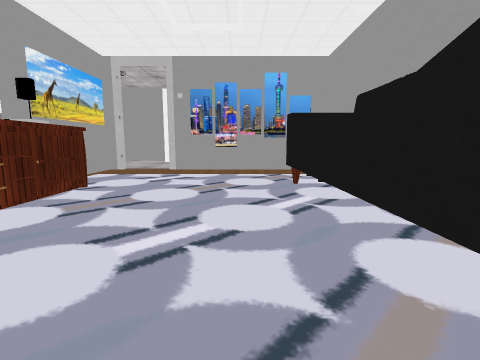
View 1 (above)

22 first-person views from a walk through a scene from a Unity 3-D project. The camera is 1.2 m above the floor, tilts 8° down and sees 85° across. Doors are open. The floor is counted in squares, 1 m on a side. Each view is taken from the middle of a square. On the plan, view 1 faces up. The plan holds only what a view shows up to about 12 squares ahead; the rest is blank. The player is left out. Some animated figures are not drawn. Some surface patterns are stand-ins.

View 2
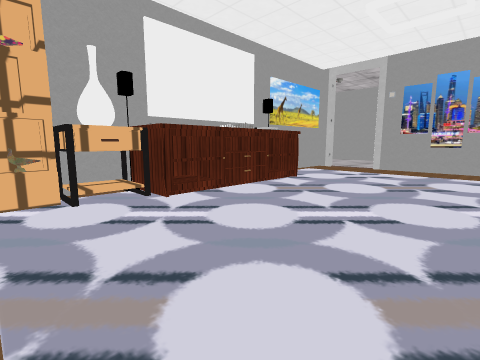

View 3
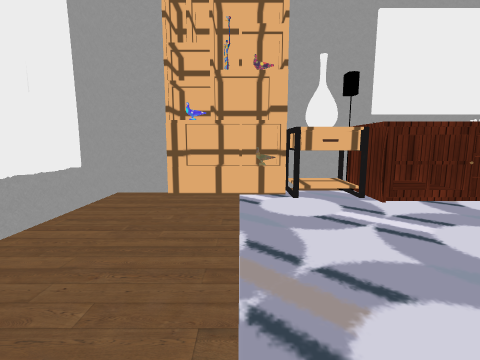

View 4
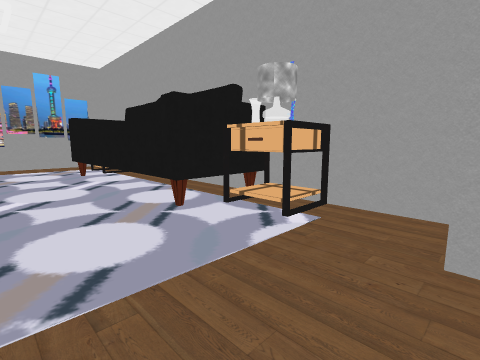

View 5
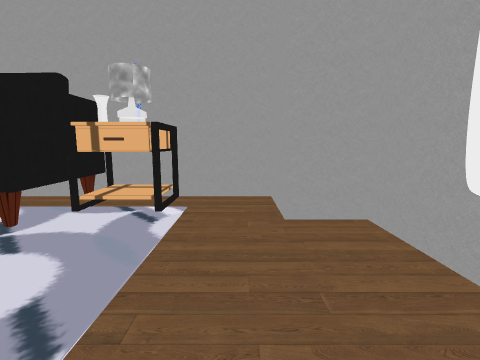

View 6
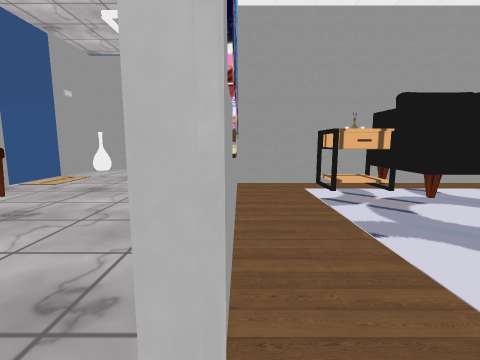

View 7
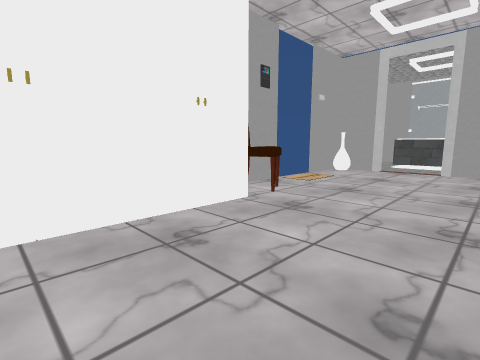

View 8
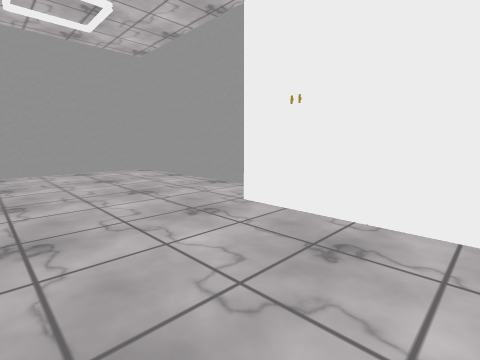

View 9
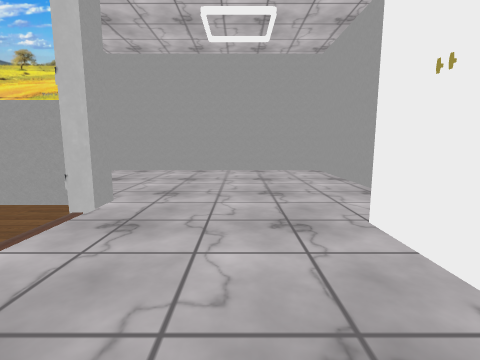

View 10
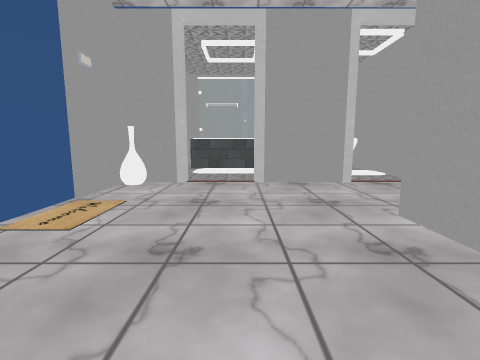

View 11
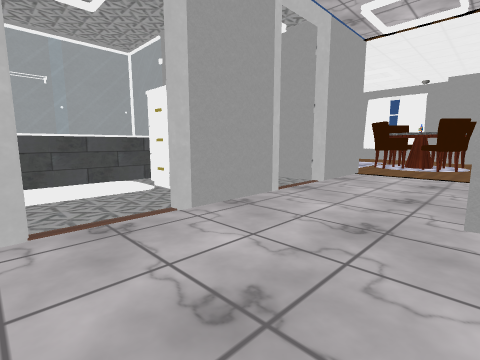

View 12
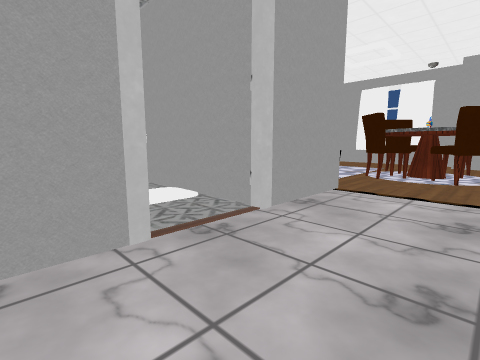

View 13
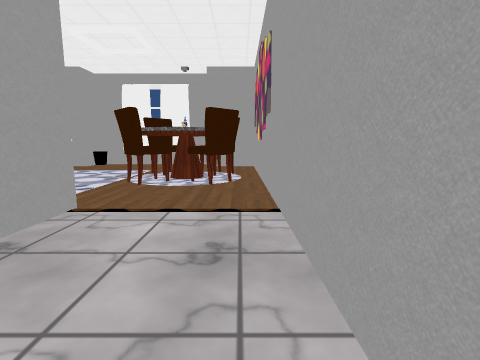

View 14
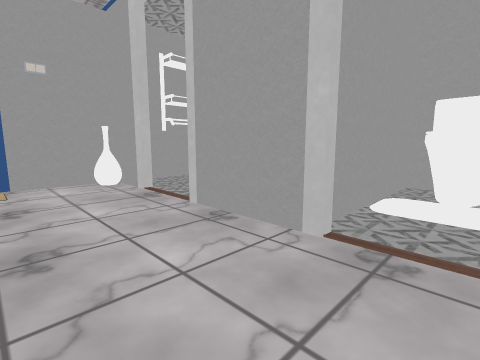

View 15
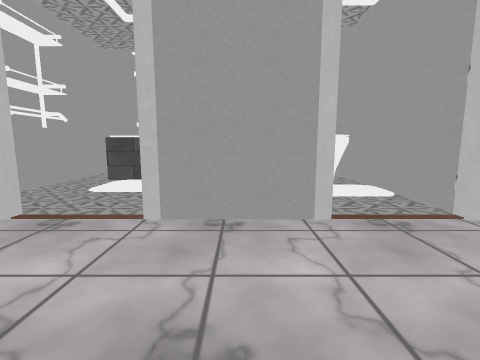

View 16
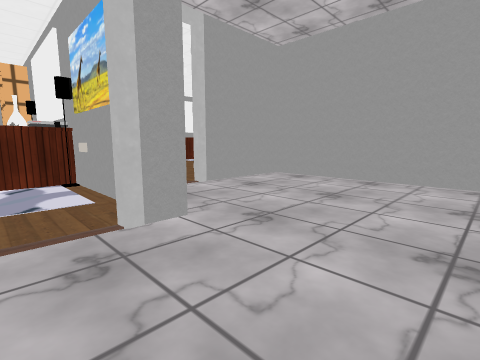

View 17
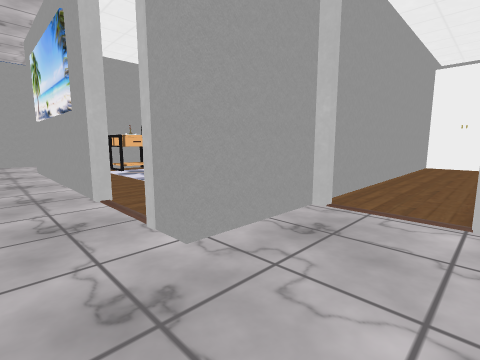

View 18
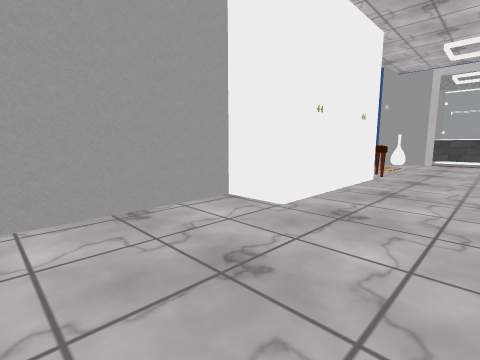

View 19
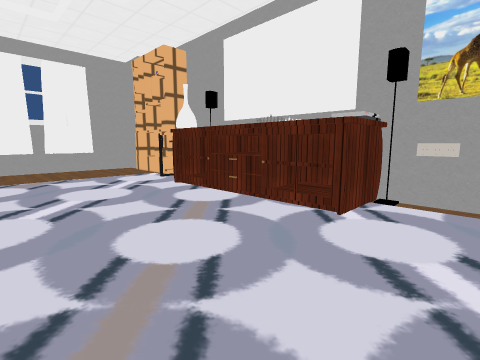

View 20
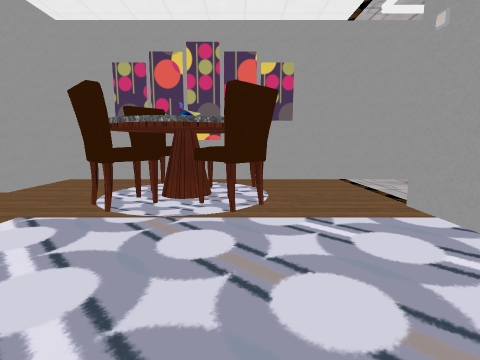

View 21
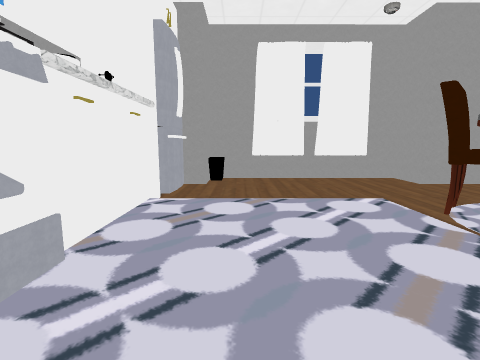

View 22
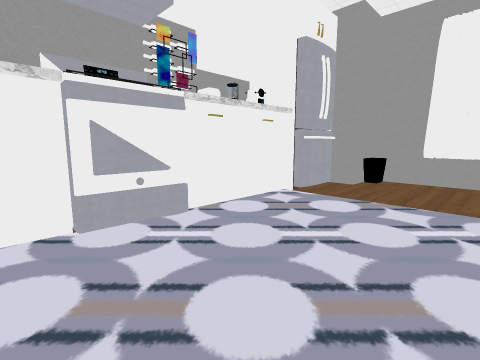

### Floor plan
Key: @ floor where view 1 was taken; # wall or solid block; x gap in a wall; . floor; D open door; ^ raised ledge; A vase; S shelf; C chair; L closet; R rug; T stove; W drawers; F fridge; O other object.
Columns run from 13 left of view 1 to 15 right of it. Each row starts with its distance up from view 1.
 19 #########      #xDD##########
 18 #.......#LLLLLCC.DD.AA......#
 17 #.......L#####CC.....#....###
 16 #.........................#
 15 #.........................#
 14 #....................#....#
 13 #....................#OOO.###
 12 #......#..########...######
 11 #......#.........#......OO#
 10 #......#........O#......OO#
  9 #####..#........O#...######
  8    ....O.......OO#...#
  7    ....OOO.....OO#...#
  6     ...#OO.....OO#...##
  5     ...##O.....OO#...... . D#
  4     ...#OO.....OO#.....    T#
  3      ..OOO.....OO#CC^CC   .TT
  2      ..#OO.....OO#R^O^.    W#
  1      ..#A......O #CR^^C    D#
  0      ..OO....@..O#.C C.    DW
 -1      ##SS........#.........OO
 -2        SS........#.........FF
 -3         S......######.....#OO
 -4         ########    #######

Positions as (right, up) in squares from view 1, and headings:
1: (0, 0), facing up
2: (1, -1), facing up-left
3: (1, -1), facing left
4: (-1, -3), facing up-right
5: (-2, -2), facing right
6: (-4, 12), facing right
7: (-4, 13), facing up-right
8: (-1, 13), facing up-left
9: (-1, 15), facing left
10: (0, 15), facing right
11: (4, 17), facing down-right
12: (5, 13), facing down-right
13: (5, 11), facing down
14: (5, 10), facing up-right
15: (4, 13), facing right
16: (-4, 16), facing down-left
17: (-9, 14), facing down-right
18: (-9, 14), facing up-right
19: (0, 9), facing down-left
20: (13, 3), facing left
21: (12, 5), facing down
22: (10, 5), facing down-right
